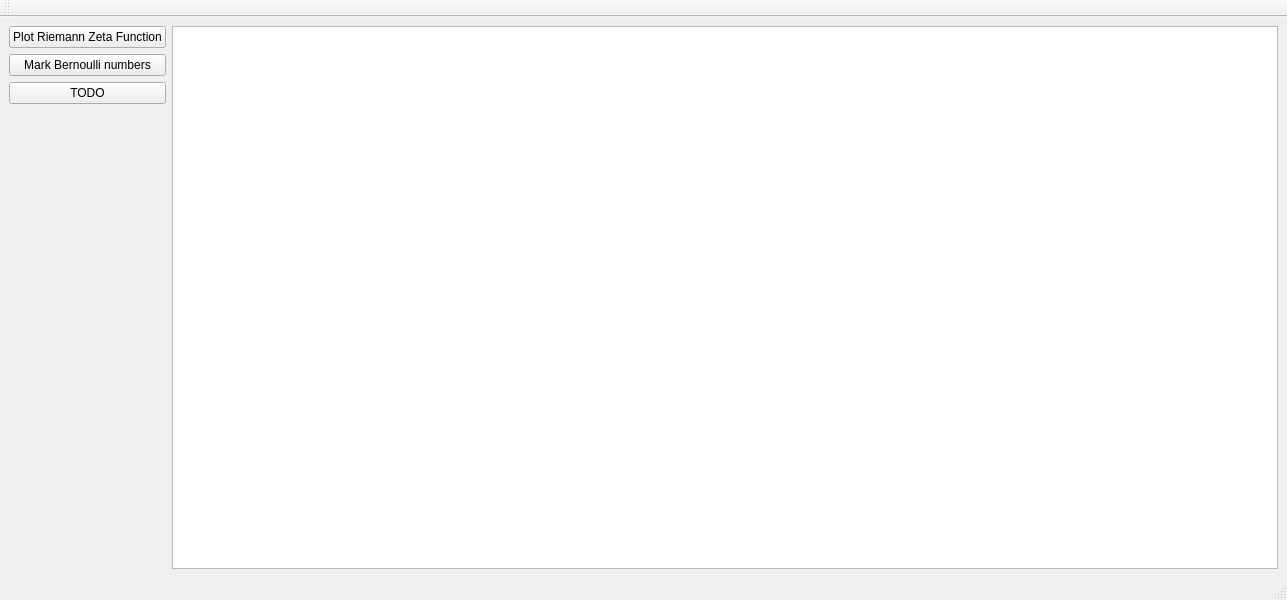
<?xml version="1.0" encoding="UTF-8"?>
<ui version="4.0">
 <class>MainWindow</class>
 <widget class="QMainWindow" name="MainWindow">
  <property name="geometry">
   <rect>
    <x>0</x>
    <y>0</y>
    <width>1287</width>
    <height>600</height>
   </rect>
  </property>
  <property name="windowTitle">
   <string>MainWindow</string>
  </property>
  <widget class="QWidget" name="centralwidget">
   <layout class="QHBoxLayout" name="horizontalLayout">
    <item>
     <layout class="QVBoxLayout" name="verticalLayout">
      <item>
       <widget class="QPushButton" name="pushButton_3">
        <property name="text">
         <string>Plot Riemann Zeta Function</string>
        </property>
       </widget>
      </item>
      <item>
       <widget class="QPushButton" name="pushButton_2">
        <property name="text">
         <string>Mark Bernoulli numbers</string>
        </property>
       </widget>
      </item>
      <item>
       <widget class="QPushButton" name="pushButton">
        <property name="text">
         <string>TODO</string>
        </property>
       </widget>
      </item>
      <item>
       <spacer name="verticalSpacer">
        <property name="orientation">
         <enum>Qt::Vertical</enum>
        </property>
        <property name="sizeHint" stdset="0">
         <size>
          <width>20</width>
          <height>40</height>
         </size>
        </property>
       </spacer>
      </item>
     </layout>
    </item>
    <item>
     <widget class="ChartView" name="chartview">
      <property name="mouseTracking">
       <bool>true</bool>
      </property>
      <property name="renderHints">
       <set>QPainter::Antialiasing|QPainter::TextAntialiasing</set>
      </property>
     </widget>
    </item>
   </layout>
  </widget>
  <widget class="QMenuBar" name="menubar">
   <property name="geometry">
    <rect>
     <x>0</x>
     <y>0</y>
     <width>1287</width>
     <height>30</height>
    </rect>
   </property>
  </widget>
  <widget class="QStatusBar" name="statusbar"/>
  <widget class="QToolBar" name="toolBar">
   <property name="windowTitle">
    <string>toolBar</string>
   </property>
   <attribute name="toolBarArea">
    <enum>TopToolBarArea</enum>
   </attribute>
   <attribute name="toolBarBreak">
    <bool>false</bool>
   </attribute>
  </widget>
 </widget>
 <customwidgets>
  <customwidget>
   <class>ChartView</class>
   <extends>QGraphicsView</extends>
   <header>chartview.hpp</header>
  </customwidget>
 </customwidgets>
 <resources/>
 <connections/>
</ui>
